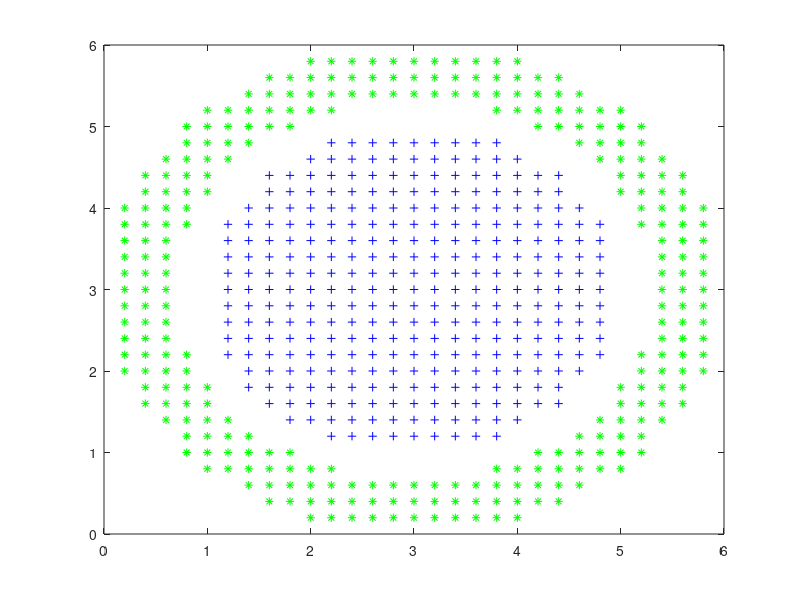

Source code (MATLAB):
## Copyright (C) 2015 Calus Peng
%%@@@@@@@@@@@@@@@@@@@@@@@@@@@@@@@@@@@@@@@@@@@@@@@@@@@@@@@@@@@@@@@@@@@@@@@@@@@@@@
%%@ kernel svm model implementation demo classfication problem.		    @%
%%@ this source code is only used for academic  purpose,if you want to use this@% 
%%@ in you academic project,please cite the source <calus peng ,py79hn@163.com>@%
%%@ or if you want to use it for business purpose, please first send a email to@%
%%@ the author for requesting  permission,or you'll be responsible for your    @%
%%@ Illegal action.                                                            @%
%%@@@@@@@@@@@@@@@@@@@@@@@@@@@@@@@@@@@@@@@@@@@@@@@@@@@@@@@@@@@@@@@@@@@@@@@@@@@@@@

	%%%%%%%%%%%%%%%%%%%%%%%%%%%%%%%%%%%%%%%%%%%
	%%generate the training data
	%%%%%%%%%%%%%%%%%%%%%%%%%%%%%%%%%%%%%%%%%%
	function [data,label] = generateData()
	x0 = 3;
	y0 = 3;
	r1 = 2;
	r2 = 3;
	dd = 0.2;
	[X1,X2] = meshgrid((r2-x0):dd:(r2+x0),(y0-r2):dd:(y0+r2));
	X = [reshape(X1,1,length(X1).^2);reshape(X2,1,length(X2).^2)];
	D = sum((X-repmat([x0;y0],1,length(X))).^2);
	index0=find(D>r1.^2+1.414);
	index1 = find(D(index0)<r2.^2);
	index2 = find(D<r1.^2);
	
	plot(X(1,index0(index1)),X(2,index0(index1)),'g*');
	hold on;
	plot(X(1,index2),X(2,index2),'b+');
	
	data =X(:,[index0(index1),index2]);
	label=[ones(1,length(index0(index1))),-ones(1,length(index2))];
	
	endfunction
	
	%%%%%%%%%%%%%%%%%%%%%%%%%%%%%%%%%%%%%%%%%%%%%%%%%%%%
	%%kernel function of two vector xs,xt
	%%especially,paramater pha in radius-basis function
        %%plays a important role for  accurancy of the Kernel 
        %%Machine
	%%%%%%%%%%%%%%%%%%%%%%%%%%%%%%%%%%%%%%%%%%%%%%%%%%%
	function [v] = kernelFunc(xs,xt,type)
  	switch(type)
     	case "rbf"
              pha =1.4;
       	      gamma = pha.^2;
              v=exp(-(xs-xt)'*(xs-xt)/gamma);
     	case "linear"
              q=3;
              v = (xs'*xt+1).^q;
  	endswitch
	endfunction
	
	%%%%%%%%%%%%%%%%%%%%%%%%%%%%%%%%%%%%%%%%%%%%
	%%calculate Kernel matrix
	%%%%%%%%%%%%%%%%%%%%%%%%%%%%%%%%%%%%%%%%%%%%
	function [ KH ] = kernelMatrix(dataS,dataT,type)
   	rows = length(dataS);
   	columns = length(dataT);
   	KH = zeros(rows,columns);
  	switch(type)
    	case 'rbf'
        	for i=1:rows
	        	for j=1:columns
		     	KH(i,j)=kernelFunc(dataS(:,i),dataT(:,j),type);
	        	endfor
         	endfor
    	case 'linear'
      	       for i=1:rows
	        	for j=1:columns
		     	KH(i,j)=kernelFunc(dataS(:,i),dataT(:,j),type);
	        	endfor
		endfor
  	endswitch
	endfunction
	
	%%%%%%%%%%%%%%%%%%%%%%%%%%%%%%%%%%%%%%%%%%%%%
	%train kernel svm machine
	%%%%%%%%%%%%%%%%%%%%%%%%%%%%%%%%%%%%%%%%%%%%
	
       function [ w,svmIndex,alpha ] = linearKerSvm (data,label,kerneltype)
	C=100;%slack variable
        HK = kernelMatrix(data,data,kerneltype);
	H = (label'*label).*HK;
	H = H;
	q = ones(length(data),1);
	q = -q;
	A = label;
	b = [0];
	lb = zeros(length(data),1);
	ub = ones(length(data),1)*C;
	x0 = rand(length(data),1);
	OPTIONS.MaxIter = 5000;
      EPSION = 1e-8
	[x,obj,info,lambda] = qp(x0,H,q,A,b,lb,ub,OPTIONS); % quardic optimization
	svmIndex = find(abs(x)>EPSION); % the support vector index
	alpha = x;
	w=zeros(size(data(:,1)));
	for i=1:length(svmIndex)
   	jj =svmIndex(i);
   	w=w+x(jj,1)*label(1,jj)*data(:,jj);
	endfor
	
	wo=0;
	for i=1:length(svmIndex)
   	jj = svmIndex(i);
   	wo+=label(1,jj)-w'*data(:,jj);
	endfor
	wo=wo./length(svmIndex);
 	w =[wo;w];
	endfunction
	
	%%%%%%%%%%%%%%%%%%%%%%%%%%%%%%%%%%%%%%%%%%%%%%%%%%%%%%%%%
	  %%plot the max marginal separable hyperplane(int 2-D plane
        %%,it is a straight  line or curve,BUT NOW not success,TODO HERE
	%%%%%%%%%%%%%%%%%%%%%%%%%%%%%%%%%%%%%%%%%%%%%%%%%%%%%%%%%
       function plotHyperPlane(data,label,svmIndex,alpha,kerneltype)
 	[X1,X2] = meshgrid(0:0.2:6,0:0.2:6);
 	X = [reshape(X1,1,length(X1).^2);reshape(X2,1,length(X2).^2)];
 	N = length(X);
 	G = zeros(N,1);
       
        for i=1:length(X)
    	k=0;
  	for j=1:length(svmIndex)
         k=k+alpha(svmIndex(j)).*label(svmIndex(j)).* kernelFunc(data(:,svmIndex(j)),X(:,i),kerneltype);	     
  	endfor
      G(i,1)=k;
	endfor
     	
%	index1 = find(G>=1); 
% 	plot(X(1,index1),X(2,index1),'gs');%positive label
 	hold on;
       
	index2 = find(abs(G)<1+1e-8);    
	plot(X(1,index2),X(2,index2),'ko'); %separable line
        
%        hold on;
%        plot(X(1,find(G<=-1)),X(2,find(G<=-1)),'b^');%negative label
	
	endfunction
	
 	clear;
        clc;
        hold off;
      %  kerneltype = 'linear';
         kerneltype ='rbf';
	[ data,label ] =  generateData();
      [ w,svmIndex,alpha ] = linearKerSvm (data,label,kerneltype);
	plot(data(1,svmIndex),data(2,svmIndex),'ro'); %plot support vector 
	hold on;
      plotHyperPlane(data,label,svmIndex,alpha,kerneltype);
	
